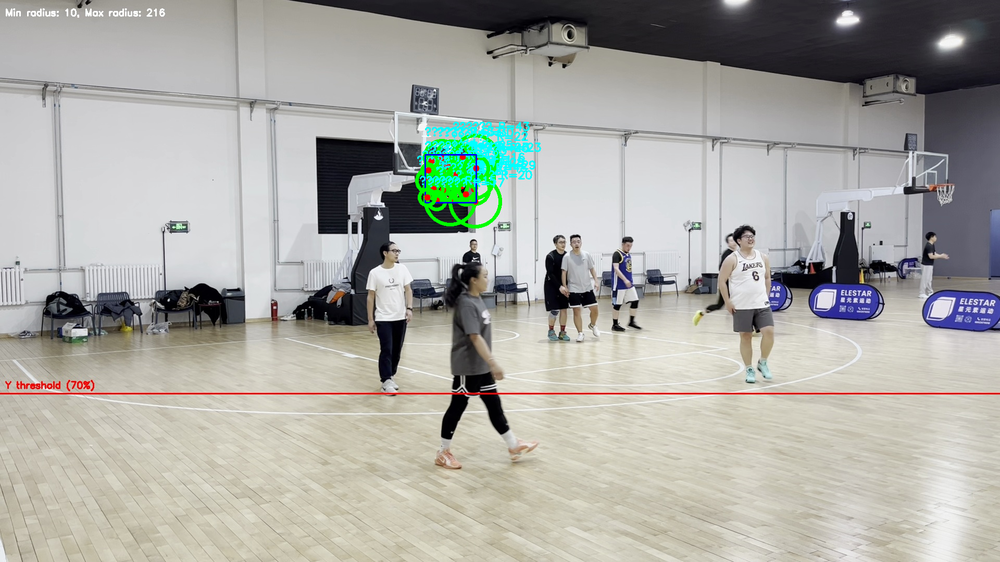
#> input picture huofuyuan/hoop_debug.png, 1000 x 562 px, shrunk from 1920 x 1080 before the run, given in place of IMG_1556.MOV, which was not available
$ python auto_highlight_motion_auto_detect_v3_refactored.py
#> lines starting #> are read from the running program, lines starting #| are printed output that depends on the picture; after the words box and inside, x2 and y2 are one past the last pixel; in counts of white or black regions, pixels touching at a corner belong together
#!/usr/bin/env python3
# -*- coding: utf-8 -*-
"""
篮球进球自动检测与高光视频生成工具

功能：
1. 自动检测篮筐位置（支持多种检测方法）
2. 通过篮球轨迹和篮网晃动检测进球
3. 自动裁剪生成高光视频片段
4. 生成检测报告

作者：Auto-generated
日期：2024
"""

import cv2
import numpy as np
import subprocess
import os
import time
import json
import argparse
from datetime import datetime
from ultralytics import YOLO
from dataclasses import dataclass, field
from typing import Optional, List, Dict, Tuple, Any


# ============================================================================
# 配置类
# ============================================================================

@dataclass
class VideoConfig:
    """视频处理配置"""
    # 输入输出路径
    input_path: str = "IMG_1556.MOV"  # 输入视频文件路径
    output_dir: str = "highlights"    # 输出目录路径

    # 高光片段时间配置
    pre_seconds: int = 8   # 进球前录制的秒数
    post_seconds: int = 2  # 进球后录制的秒数


@dataclass
class DetectionConfig:
    """检测算法配置"""
    # 自动检测参数
    auto_detect_frames: int = 300  # 用于自动检测篮筐的采样帧数
    hoop_detection_method: str = "auto"  # 篮筐检测方法：color/yolo/trajectory/auto/manual

    # 运动检测参数
    motion_threshold: float = 0.04      # 运动检测阈值（像素变化比例）
    min_continuous_frames: int = 12     # 最小连续运动帧数（判定进球）
    cooldown_seconds: int = 5           # 进球冷却时间（防止重复检测）

    # 篮球检测参数
    ball_confidence: float = 0.5        # YOLO 篮球检测置信度阈值
    ball_tracking_frames: int = 5       # 篮球轨迹追踪帧数

    # 性能优化参数
    frame_skip: int = 3  # 帧跳跃间隔（每隔N帧处理一次）


@dataclass
class DebugConfig:
    """调试与可视化配置"""
    debug_mode: bool = False          # 是否启用调试模式（显示实时检测画面）
    enable_progress: bool = True      # 是否显示处理进度
    progress_interval: int = 100      # 进度显示间隔（帧数）


@dataclass
class DetectionRegions:
    """检测区域配置（由自动检测填充）"""
    detection_region: Dict = field(default_factory=dict)   # 总检测区域
    hoop_region: Dict = field(default_factory=dict)        # 篮筐区域
    hoop_above_region: Dict = field(default_factory=dict)  # 篮筐上方区域


# ============================================================================
# 工具函数
# ============================================================================

# [59 lines left out: function simple_dbscan, not called in this run]


# ============================================================================
# 篮筐检测模块
# ============================================================================

class HoopDetector:
    """篮筐检测器：支持多种检测方法"""

    def __init__(self, video_path: str, sample_frames: int = 300):
        """
        初始化篮筐检测器

        参数:
            video_path: 视频文件路径
            sample_frames: 采样帧数
        """
        self.video_path = video_path
        self.sample_frames = sample_frames

    def detect(self, method: str = "auto") -> Optional[Tuple[int, int, int]]:
        """
        检测篮筐位置

        参数:
            method: 检测方法 (color/yolo/trajectory/auto/manual)

        返回:
            (center_x, center_y, radius) 或 None
        """
        hoop_location = None

        # 方法1: 增强版颜色检测（最可靠）
        if method in ["color", "auto"]:
            hoop_location = self.detect_by_color_enhanced()
            if hoop_location:
                print(f"✅ 使用增强版颜色检测法成功")
                return hoop_location

        # 方法2: YOLO 篮球轨迹聚类
        if method in ["yolo", "auto"] and not hoop_location:
            try:
                hoop_location = self.detect_by_yolo()
                if hoop_location:
                    print(f"✅ 使用YOLO推断法成功")
                    return hoop_location
            except Exception as e:
                print(f"⚠️  YOLO推断法失败: {e}")

        # 方法3: 轨迹分析
        if method in ["trajectory", "auto"] and not hoop_location:
            try:
                hoop_location = self.detect_by_trajectory()
                if hoop_location:
                    print(f"✅ 使用轨迹分析法成功")
                    return hoop_location
            except Exception as e:
                print(f"⚠️  轨迹分析法失败: {e}")

        # 方法4: 手动标注（兜底方案）
        if not hoop_location:
            print("\n⚠️  自动检测失败，启动手动标注")
            hoop_location = self.manual_selection()

        return hoop_location

    def detect_by_color_enhanced(self) -> Optional[Tuple[int, int, int]]:
        """
        增强版篮筐检测：颜色 + 霍夫圆 + 边缘特征融合

        通过多种图像处理方法检测篮筐位置，并对结果进行融合验证。

        返回:
            (center_x, center_y, radius) 或 None
        """
        print("🔍 方法1: 增强版颜色检测 - 颜色 + 霍夫圆 + 边缘特征融合...")

        cap = cv2.VideoCapture(self.video_path)
        total_frames = int(cap.get(cv2.CAP_PROP_FRAME_COUNT))
        frame_width = int(cap.get(cv2.CAP_PROP_FRAME_WIDTH))
        frame_height = int(cap.get(cv2.CAP_PROP_FRAME_HEIGHT))
        sample_interval = max(1, total_frames // self.sample_frames)

        hoop_candidates = []  # 存储所有候选篮筐
        frame_count = 0

        print(f"  视频分辨率: {frame_width}x{frame_height}")
        print(f"  采样帧数: {self.sample_frames}, 间隔: {sample_interval}")

        while frame_count < self.sample_frames:
            ret, frame = cap.read()
#> frame is the input picture: shape (562, 1000, 3); mean B, G, R 164.3, 169.9, 169.8
            if not ret:
                break

            frame_count += 1
            if frame_count % sample_interval != 0:
                continue

            # 方法1: 多颜色检测
            color_candidates = self._detect_by_multiple_colors(frame)

            # 方法2: 霍夫圆检测
            hough_candidates = self._detect_by_hough_circles(frame)

            # 方法3: 边缘特征检测
            edge_candidates = self._detect_by_edge_features(frame)

            # 融合候选结果
            all_candidates = color_candidates + hough_candidates + edge_candidates

            # 对候选结果进行聚类和验证
            if all_candidates:
                validated = self._validate_and_merge_candidates(
                    all_candidates, frame_width, frame_height
                )
                hoop_candidates.extend(validated)

        cap.release()

        # 统计分析
        if len(hoop_candidates) > self.sample_frames * 0.05:  # 至少5%的帧检测到
            result = self._analyze_hoop_candidates(hoop_candidates, frame_width, frame_height)
            if result:
                print(f"✅ 检测到篮筐位置: 中心({result[0]}, {result[1]}), 半径{result[2]}")
                return result

        print("⚠️  增强检测法未找到稳定篮筐位置")
        return None

    def _detect_by_multiple_colors(self, frame: np.ndarray) -> List[Tuple]:
        """
        多颜色检测：橙色、红色、黄色

        篮筐可能呈现多种颜色，通过多颜色检测提高召回率。
        """
        candidates = []
        hsv = cv2.cvtColor(frame, cv2.COLOR_BGR2HSV)
#> hsv: shape (562, 1000, 3); mean H, S, V 61.8, 26.7, 175.5
        gray = cv2.cvtColor(frame, cv2.COLOR_BGR2GRAY)
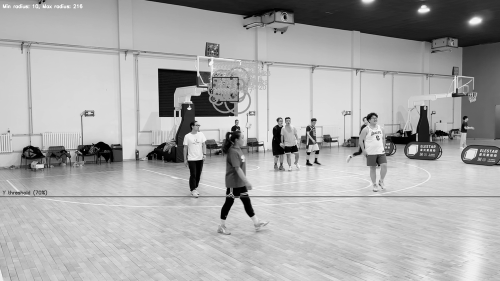
#> gray: shape (562, 1000) (shown at 1/2 size); min 0, max 255, mean 169.2

        # 定义多个颜色范围（HSV空间）
        color_ranges = [
            ([10, 80, 80], [25, 255, 255], "orange"),   # 橙色
            ([0, 80, 80], [10, 255, 255], "red1"),      # 红色范围1
            ([170, 80, 80], [180, 255, 255], "red2"),   # 红色范围2
            ([26, 80, 80], [35, 255, 255], "yellow"),   # 黄色
        ]

        for lower, upper, color_name in color_ranges:
            lower = np.array(lower)
            upper = np.array(upper)
            mask = cv2.inRange(hsv, lower, upper)

            # 形态学操作：去除噪声
            kernel = np.ones((3, 3), np.uint8)
            mask = cv2.morphologyEx(mask, cv2.MORPH_CLOSE, kernel)
            mask = cv2.morphologyEx(mask, cv2.MORPH_OPEN, kernel)

            # 查找轮廓
            contours, _ = cv2.findContours(mask, cv2.RETR_EXTERNAL, cv2.CHAIN_APPROX_SIMPLE)

            for contour in contours:
                area = cv2.contourArea(contour)
                # 面积范围：30-30000，适应远距离拍摄
                if 30 < area < 30000:
                    (x, y), radius = cv2.minEnclosingCircle(contour)
                    radius = int(radius)

                    # 验证圆形度
                    circularity = area / (np.pi * radius * radius) if radius > 0 else 0
                    if 0.3 < circularity < 1.5:
                        candidates.append((int(x), int(y), radius, "color", color_name))
#> this loop made 4 passes
#> pass 1, in _detect_by_multiple_colors, `mask = cv2.inRange(hsv, lower, upper)`:
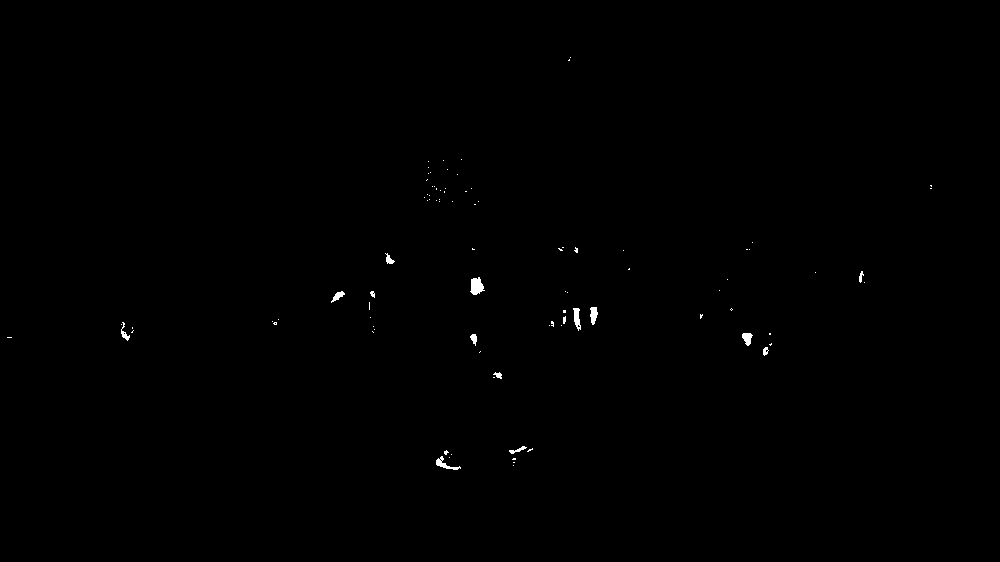
#> mask: shape (562, 1000); 0.22% white; 91 white regions (76 under 20 px), largest, box (x1, y1, x2, y2) and area: (470, 277, 485, 295) 180, (436, 456, 461, 470) 112, (573, 308, 581, 331) 110
#> pass 2, in _detect_by_multiple_colors, `mask = cv2.inRange(hsv, lower, upper)`:
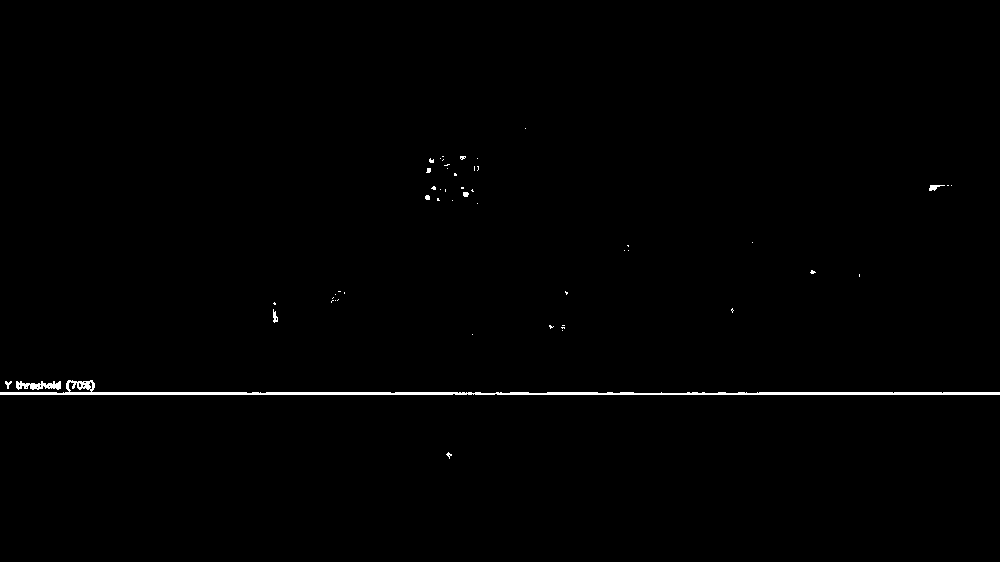
#> mask: shape (562, 1000); 0.65% white; 52 white regions (44 under 20 px), largest, box (x1, y1, x2, y2) and area: (0, 380, 1000, 395) 2998, (16, 381, 61, 390) 257, (929, 185, 945, 191) 51
#> after the loop:
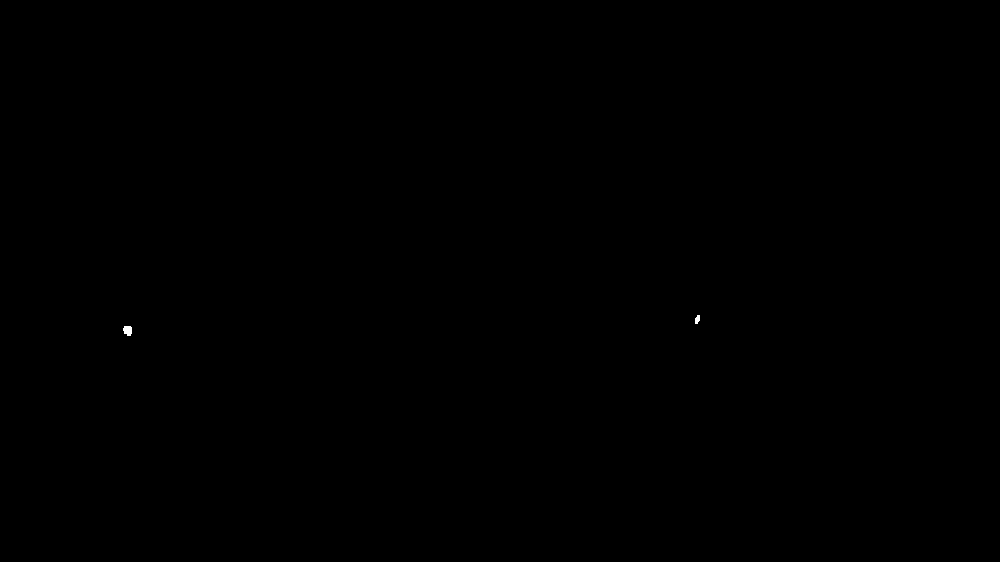
#> mask: shape (562, 1000); 0.02% white; 2 white regions, box (x1, y1, x2, y2) and area: (123, 326, 132, 336) 74, (695, 315, 700, 324) 35
#> after the loop, candidates = 11 items, first 6: (442, 464, 7, 'color', 'orange'), (497, 375, 4, 'color', 'orange'), (473, 338, 4, 'color', 'orange'), (746, 338, 6, 'color', 'orange'), (124, 335, 5, 'color', 'orange'), (593, 314, 8, 'color', 'orange')
#> in detect_by_color_enhanced, `color_candidates = self._detect_by_multiple_colors(frame)`: color_candidates has the same summary as candidates in _detect_by_multiple_colors

        return candidates

    def _detect_by_hough_circles(self, frame: np.ndarray) -> List[Tuple]:
        """
        霍夫圆检测：寻找圆形篮筐

        利用霍夫变换检测图像中的圆形结构。
        """
        candidates = []
        gray = cv2.cvtColor(frame, cv2.COLOR_BGR2GRAY)

        # 高斯模糊：减少噪声干扰
        blurred = cv2.GaussianBlur(gray, (9, 9), 2)
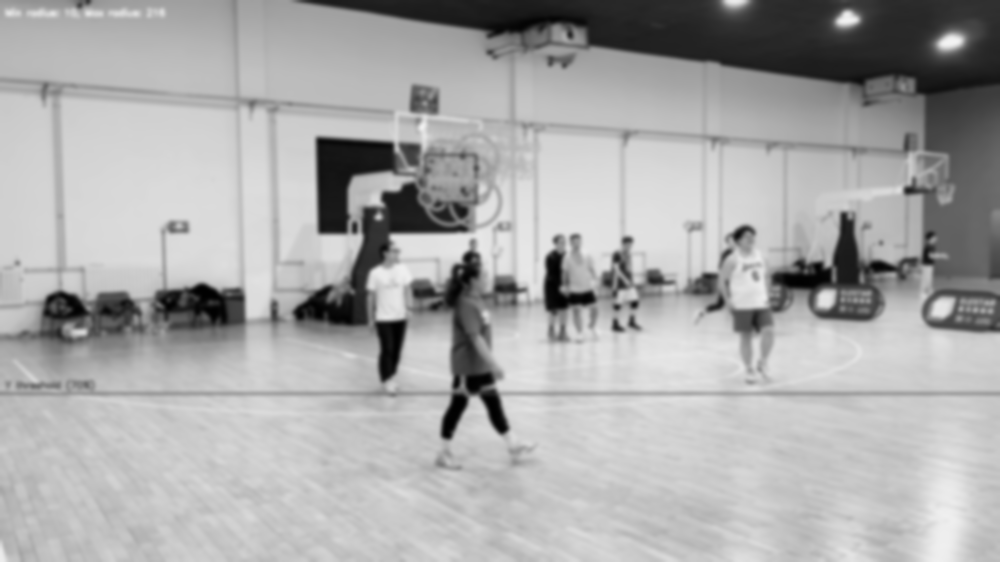
#> blurred: shape (562, 1000); min 1, max 243, mean 169.2

        # 霍夫圆检测参数
        height, width = gray.shape
        min_radius = int(min(width, height) * 0.02)   # 最小半径：图像短边的2%
#> (the rest of the program and of its run is left out)
